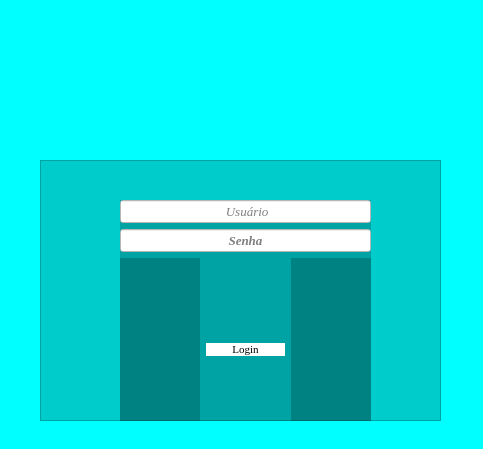
<?xml version="1.0" encoding="UTF-8"?>
<ui version="4.0">
 <class>Login</class>
 <widget class="QWidget" name="Login">
  <property name="geometry">
   <rect>
    <x>0</x>
    <y>0</y>
    <width>483</width>
    <height>449</height>
   </rect>
  </property>
  <property name="sizePolicy">
   <sizepolicy hsizetype="Fixed" vsizetype="Fixed">
    <horstretch>0</horstretch>
    <verstretch>0</verstretch>
   </sizepolicy>
  </property>
  <property name="maximumSize">
   <size>
    <width>483</width>
    <height>449</height>
   </size>
  </property>
  <property name="windowTitle">
   <string>Form</string>
  </property>
  <property name="styleSheet">
   <string notr="true">background-color: rgb(0, 255, 255);</string>
  </property>
  <widget class="QFrame" name="frame">
   <property name="geometry">
    <rect>
     <x>40</x>
     <y>160</y>
     <width>401</width>
     <height>261</height>
    </rect>
   </property>
   <property name="sizePolicy">
    <sizepolicy hsizetype="Fixed" vsizetype="Preferred">
     <horstretch>0</horstretch>
     <verstretch>0</verstretch>
    </sizepolicy>
   </property>
   <property name="styleSheet">
    <string notr="true">background-color: rgb(0, 0, 0,0.2);
alternate-background-color: rgb(0, 0, 0);</string>
   </property>
   <property name="frameShape">
    <enum>QFrame::StyledPanel</enum>
   </property>
   <property name="frameShadow">
    <enum>QFrame::Raised</enum>
   </property>
   <widget class="QWidget" name="">
    <property name="geometry">
     <rect>
      <x>80</x>
      <y>40</y>
      <width>251</width>
      <height>241</height>
     </rect>
    </property>
    <layout class="QVBoxLayout" name="verticalLayout">
     <item>
      <widget class="QLineEdit" name="txt_user">
       <property name="font">
        <font>
         <family>Times New Roman</family>
         <pointsize>10</pointsize>
         <italic>true</italic>
        </font>
       </property>
       <property name="styleSheet">
        <string notr="true">background-color: rgb(255, 255, 255);</string>
       </property>
       <property name="text">
        <string/>
       </property>
       <property name="cursorPosition">
        <number>0</number>
       </property>
       <property name="alignment">
        <set>Qt::AlignCenter</set>
       </property>
       <property name="placeholderText">
        <string> Usuário</string>
       </property>
      </widget>
     </item>
     <item>
      <widget class="QLineEdit" name="txt_password">
       <property name="font">
        <font>
         <family>Times New Roman</family>
         <pointsize>10</pointsize>
         <weight>75</weight>
         <italic>true</italic>
         <bold>true</bold>
        </font>
       </property>
       <property name="styleSheet">
        <string notr="true">background-color: rgb(255, 255, 255);</string>
       </property>
       <property name="text">
        <string/>
       </property>
       <property name="echoMode">
        <enum>QLineEdit::Password</enum>
       </property>
       <property name="alignment">
        <set>Qt::AlignCenter</set>
       </property>
       <property name="placeholderText">
        <string>Senha</string>
       </property>
      </widget>
     </item>
     <item>
      <layout class="QHBoxLayout" name="horizontalLayout">
       <item>
        <widget class="QLabel" name="label_2">
         <property name="text">
          <string/>
         </property>
        </widget>
       </item>
       <item>
        <widget class="QPushButton" name="pushButton">
         <property name="font">
          <font>
           <family>Times New Roman</family>
           <pointsize>8</pointsize>
           <weight>50</weight>
           <italic>false</italic>
           <bold>false</bold>
          </font>
         </property>
         <property name="cursor">
          <cursorShape>PointingHandCursor</cursorShape>
         </property>
         <property name="styleSheet">
          <string notr="true">QPushButton{

	background-color: rgb(255, 255, 255);
	color: rgb(0,0,0);
	font: 8pt &quot;Times New Roman&quot;;
	border-radius:10px
}

QPushButton:hover{

	background-color: rgb(0,0,0);
	color: rgb(255, 255, 255);
	font: 8pt &quot;Times New Roman&quot;;
	border-radius:10px
}</string>
         </property>
         <property name="text">
          <string>Login</string>
         </property>
         <property name="iconSize">
          <size>
           <width>16</width>
           <height>16</height>
          </size>
         </property>
        </widget>
       </item>
       <item>
        <widget class="QLabel" name="label_3">
         <property name="text">
          <string/>
         </property>
        </widget>
       </item>
      </layout>
     </item>
    </layout>
   </widget>
  </widget>
  <widget class="QLabel" name="label">
   <property name="geometry">
    <rect>
     <x>130</x>
     <y>10</y>
     <width>211</width>
     <height>171</height>
    </rect>
   </property>
   <property name="sizePolicy">
    <sizepolicy hsizetype="Fixed" vsizetype="Preferred">
     <horstretch>0</horstretch>
     <verstretch>0</verstretch>
    </sizepolicy>
   </property>
   <property name="text">
    <string/>
   </property>
   <property name="pixmap">
    <pixmap>_imgs/Icon_title.png</pixmap>
   </property>
   <property name="scaledContents">
    <bool>true</bool>
   </property>
  </widget>
  <zorder>label</zorder>
  <zorder>label_2</zorder>
  <zorder>pushButton</zorder>
  <zorder>label_3</zorder>
  <zorder>frame</zorder>
 </widget>
 <tabstops>
  <tabstop>txt_user</tabstop>
  <tabstop>txt_password</tabstop>
  <tabstop>pushButton</tabstop>
 </tabstops>
 <resources/>
 <connections/>
</ui>
